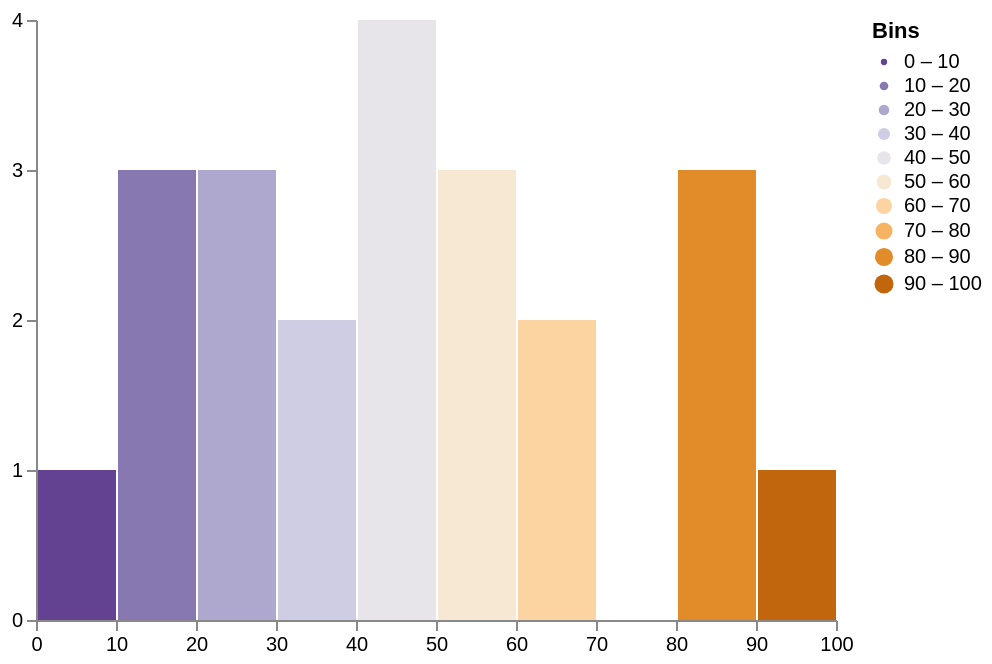

Source (Vega-Lite JSON):
### Vega specification from a JSON file in a GitHub repository (floating-point values rounded to 4 significant figures)
{"$schema": "https://vega.github.io/schema/vega/v5.json", "width": 400, "height": 300, "padding": 5, "autosize": {"type": "pad", "resize": true}, "signals": [{"name": "maxbins", "value": 10, "bind": {"input": "select", "options": [5, 10, 20, 50]}}, {"name": "binDomain", "update": "[bins.start, bins.stop]"}], "data": [{"name": "table", "values": [{"v": 28}, {"v": 55}, {"v": 43}, {"v": 91}, {"v": 34}, {"v": 81}, {"v": 53}, {"v": 19}, {"v": 87}, {"v": 38}, {"v": 52}, {"v": 48}, {"v": 24}, {"v": 49}, {"v": 87}, {"v": 66}, {"v": 17}, {"v": 27}, {"v": 68}, {"v": 12}, {"v": 49}, {"v": 4}], "transform": [{"type": "extent", "field": "v", "signal": "extent"}, {"type": "bin", "signal": "bins", "field": "v", "extent": {"signal": "extent"}, "maxbins": {"signal": "maxbins"}}]}, {"name": "counts", "source": "table", "transform": [{"type": "aggregate", "groupby": ["bin0", "bin1"]}]}], "scales": [{"name": "yscale", "type": "linear", "range": "height", "domain": {"data": "counts", "field": "count"}}, {"name": "xscale", "type": "linear", "range": "width", "round": true, "domain": {"signal": "binDomain"}, "bins": {"signal": "bins"}}, {"name": "size", "type": "linear", "range": [10, 100], "round": true, "domain": {"signal": "binDomain"}, "bins": {"signal": "bins"}}, {"name": "color", "type": "bin-ordinal", "range": {"scheme": "purpleorange"}, "bins": {"start": {"signal": "bins.start"}, "stop": {"signal": "bins.stop"}, "step": {"signal": "bins.step"}}}], "axes": [{"orient": "bottom", "scale": "xscale", "tickCount": 20, "zindex": 1}, {"orient": "left", "scale": "yscale", "tickCount": 5, "zindex": 1}], "legends": [{"fill": "color", "size": "size", "title": "Bins"}], "marks": [{"type": "rect", "from": {"data": "counts"}, "encode": {"enter": {"x": {"scale": "xscale", "field": "bin0", "offset": 1}, "x2": {"scale": "xscale", "field": "bin1"}, "y": {"scale": "yscale", "field": "count"}, "y2": {"scale": "yscale", "value": 0}}, "update": {"fill": {"scale": "color", "field": "bin0"}}}}]}
